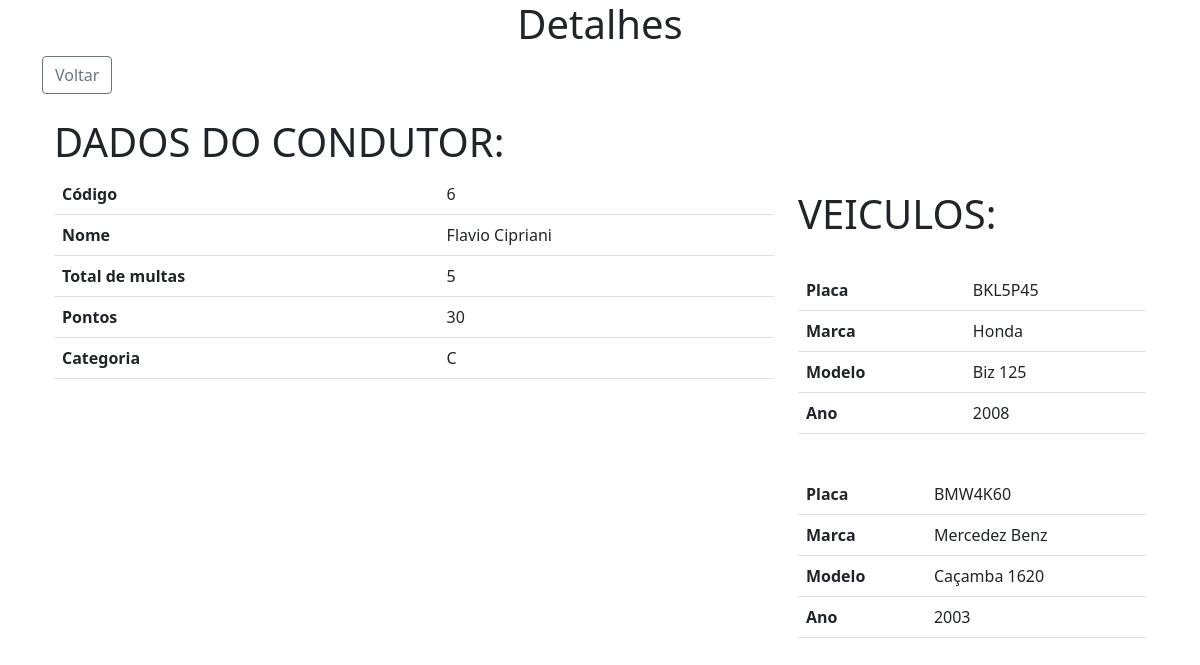
The app's page /detalhes.php?con_cod=6 with its own data.
### tables this page shows
CREATE TABLE condutor (
    con_cod int NOT NULL AUTO_INCREMENT,
    con_nome varchar(45),
    con_num_multas int,
    con_pontos int,
    con_categoria varchar(2),
  PRIMARY KEY (con_cod)
);

create table veiculo(
    vei_cod int not null AUTO_INCREMENT,
    vei_placa varchar(7),
    con_cod int not null,
    vei_modelo varchar(20),
    vei_marca varchar(45),
    vei_ano int,
    primary key(vei_cod),
    foreign key(con_cod) references condutor(con_cod) on delete restrict on update cascade 
);

### detalhes.php (the view, shortened to what this page needs)
<!DOCTYPE html>
<?php
$con_cod = isset($_GET['con_cod']) ? $_GET['con_cod'] : "1";
?>
<html lang="pt-br">
<head>
  <link href="https://cdn.jsdelivr.net/npm/bootstrap@5.1.3/dist/css/bootstrap.min.css" rel="stylesheet">
</head>
<div class="container-md">
  <body>
    <h1><center>Detalhes<center></h1>
    <a href="adm.php"><button type="button" class="btn btn-outline-secondary">Voltar</button></a>
    <div class="container">
      <div class="row">
        <div class="col-sm-8">
          <h1> DADOS DO CONDUTOR:</h1>
          <?php
          $sql =      "SELECT * FROM condutor WHERE con_cod = $con_cod";
          $sqlVeiculo = "SELECT * FROM veiculo where con_cod = $con_cod";
          $pdo = Conexao::getInstance();
          $consulta2 = $pdo->query($sqlVeiculo);
          $consulta = $pdo->query($sql);
          while ($linha = $consulta->fetch(PDO::FETCH_BOTH)) {
          ?>
            <table class="table table-hover">
              <tr>
                <th scope="row">Código</th>
                <td><?php echo "{$linha['con_cod']}" ?></th>
              </tr>
              <tr>
                <th scope="row">Nome</th>
                <td><?php echo "{$linha['con_nome']}" ?></td>
              </tr>
              <tr>
                <th scope="row">Total de multas</th>
                <td><?php echo "{$linha['con_num_multas']}" ?></td>
              </tr>
              <tr>
                <th scope="row">Pontos</th>
                <td colspan="2"><?php echo "{$linha['con_pontos']}" ?></td>
              </tr>
              <tr>
                <th scope="row">Categoria </th>
                <td><?php echo "{$linha['con_categoria']}" ?></td>
              </tr>
            </table> <?php } ?>
          </div>
        <div class="col-sm-4">
          <br><br><br>
          <h1> VEICULOS: </h1><br> <?php
                                    while ($linha = $consulta2->fetch(PDO::FETCH_BOTH)) {
                                    ?>
            <table class="table table-hover">
              <tbody>
                <tr>
                  <th scope="row">Placa</th>
                  <td><?php echo "{$linha['vei_placa']}" ?></td>
                </tr>
                <tr>
                  <th scope="row">Marca</th>
                  <td><?php echo "{$linha['vei_marca']}" ?></td>
                </tr>
                <tr>
                  <th scope="row">Modelo</th>
                  <td colspan="2"><?php echo "{$linha['vei_modelo']}" ?></td>
                </tr>
                <tr>
                  <th scope="row">Ano </th>
                  <td><?php echo "{$linha['vei_ano']}" ?></td>
                </tr>
              </tbody>
            </table><br> <?php } ?>
  </body>
</html>

### records on screen
condutor: con_cod "6", con_nome "Flavio Cipriani", con_num_multas "5", con_pontos "30", con_categoria "C"
veiculo: vei_placa "BKL5P45", vei_marca "Honda", vei_modelo "Biz 125", vei_ano "2008"
veiculo: vei_placa "BMW4K60", vei_marca "Mercedez Benz", vei_modelo "Caçamba 1620", vei_ano "2003"
